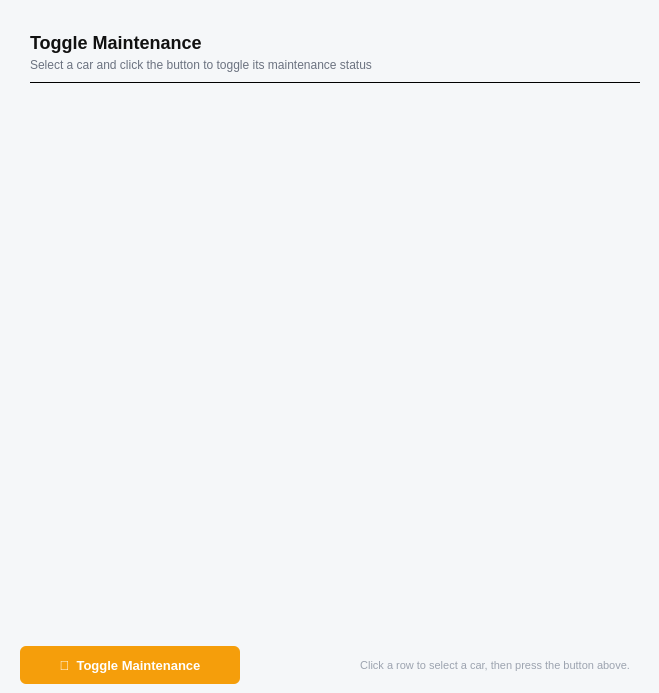
    <widget class="QWidget" name="maintPage">
     <property name="styleSheet">
      <string notr="true">background-color: #F5F7F9;</string>
     </property>
     <widget class="QLabel" name="maintTitle">
      <property name="geometry">
       <rect>
        <x>30</x>
        <y>28</y>
        <width>500</width>
        <height>28</height>
       </rect>
      </property>
      <property name="styleSheet">
       <string notr="true">font-size: 18px;
font-weight: bold;
color: #111111;
background: transparent;
font-family: Segoe UI;</string>
      </property>
      <property name="text">
       <string>Toggle Maintenance</string>
      </property>
     </widget>
     <widget class="QLabel" name="maintSubtitle">
      <property name="geometry">
       <rect>
        <x>30</x>
        <y>56</y>
        <width>500</width>
        <height>18</height>
       </rect>
      </property>
      <property name="styleSheet">
       <string notr="true">font-size: 12px;
color: #6B7280;
background: transparent;
font-family: Segoe UI;</string>
      </property>
      <property name="text">
       <string>Select a car and click the button to toggle its maintenance status</string>
      </property>
     </widget>
     <widget class="QFrame" name="maintDivider">
      <property name="geometry">
       <rect>
        <x>30</x>
        <y>82</y>
        <width>610</width>
        <height>1</height>
       </rect>
      </property>
      <property name="styleSheet">
       <string notr="true">background-color: #E5E7EB;</string>
      </property>
      <property name="frameShape">
       <enum>QFrame::Shape::HLine</enum>
      </property>
     </widget>
     <widget class="QTableWidget" name="maintTable">
      <property name="geometry">
       <rect>
        <x>20</x>
        <y>94</y>
        <width>630</width>
        <height>536</height>
       </rect>
      </property>
      <property name="frameShape">
       <enum>QFrame::Shape::NoFrame</enum>
      </property>
     </widget>
     <widget class="QPushButton" name="toggleMaintBtn">
      <property name="geometry">
       <rect>
        <x>20</x>
        <y>646</y>
        <width>220</width>
        <height>38</height>
       </rect>
      </property>
      <property name="styleSheet">
       <string notr="true">QPushButton#toggleMaintBtn {
    background-color: #F59E0B;
    color: #ffffff;
    border: none;
    border-radius: 6px;
    font-size: 13px;
    font-weight: bold;
    font-family: Segoe UI;
}
QPushButton#toggleMaintBtn:hover {
    background-color: #D97706;
}
QPushButton#toggleMaintBtn:pressed {
    background-color: #B45309;
}</string>
      </property>
      <property name="text">
       <string>🔧  Toggle Maintenance</string>
      </property>
     </widget>
     <widget class="QLabel" name="maintHint">
      <property name="geometry">
       <rect>
        <x>256</x>
        <y>650</y>
        <width>374</width>
        <height>30</height>
       </rect>
      </property>
      <property name="styleSheet">
       <string notr="true">font-size: 11px;
color: #9CA3AF;
background: transparent;
font-family: Segoe UI;</string>
      </property>
      <property name="text">
       <string>Click a row to select a car, then press the button above.</string>
      </property>
      <property name="alignment">
       <set>Qt::AlignmentFlag::AlignRight|Qt::AlignmentFlag::AlignTrailing|Qt::AlignmentFlag::AlignVCenter</set>
      </property>
     </widget>
    </widget>
